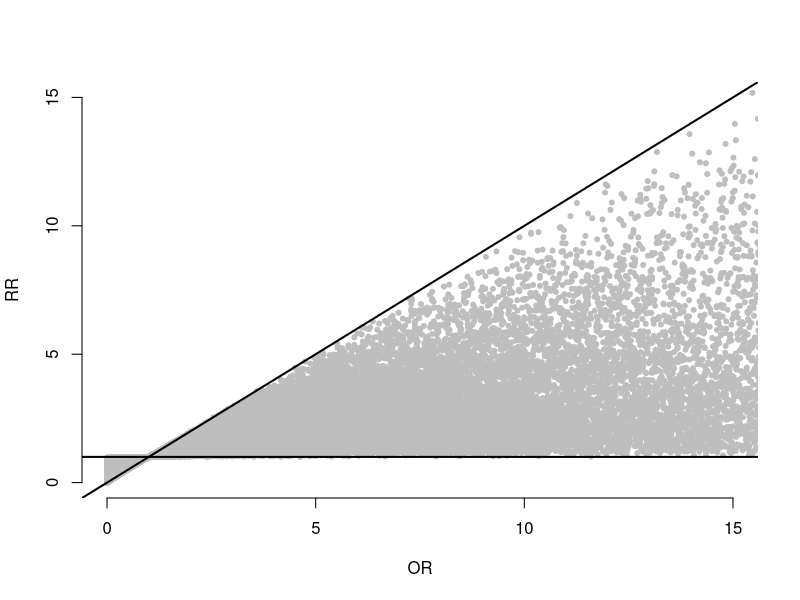
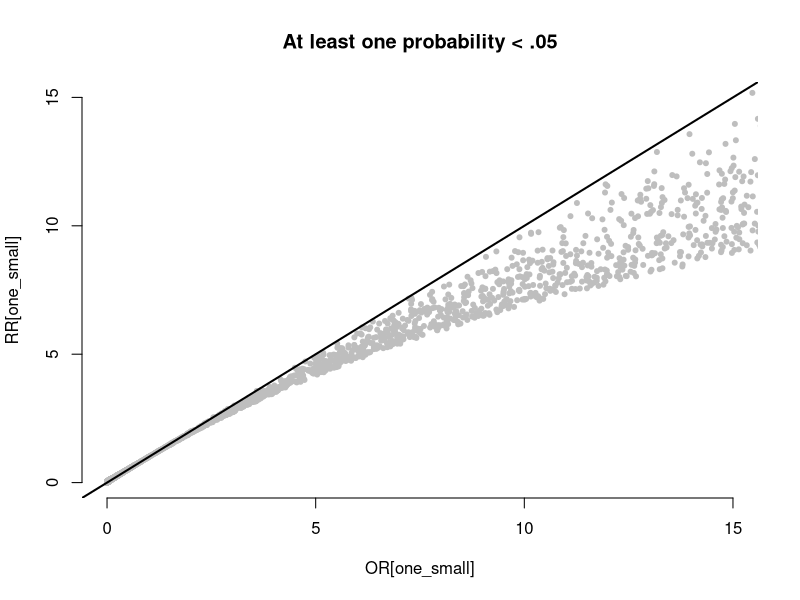
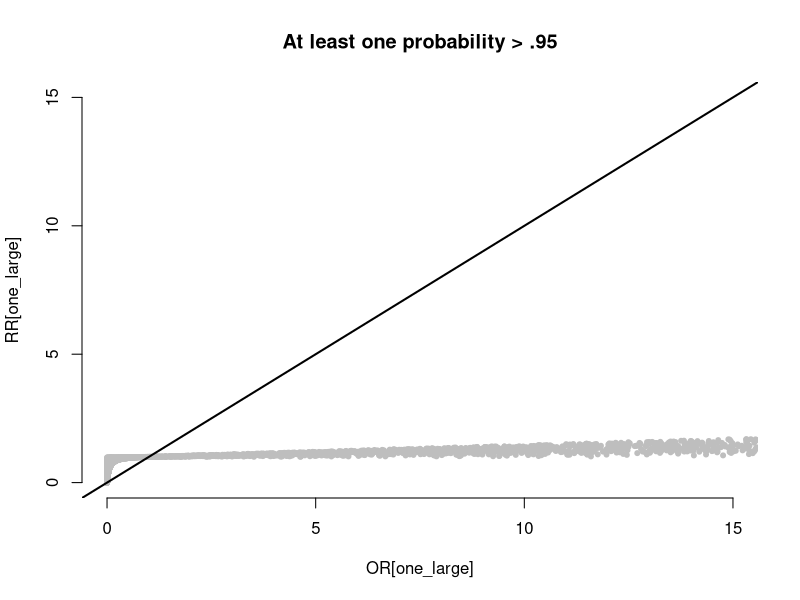
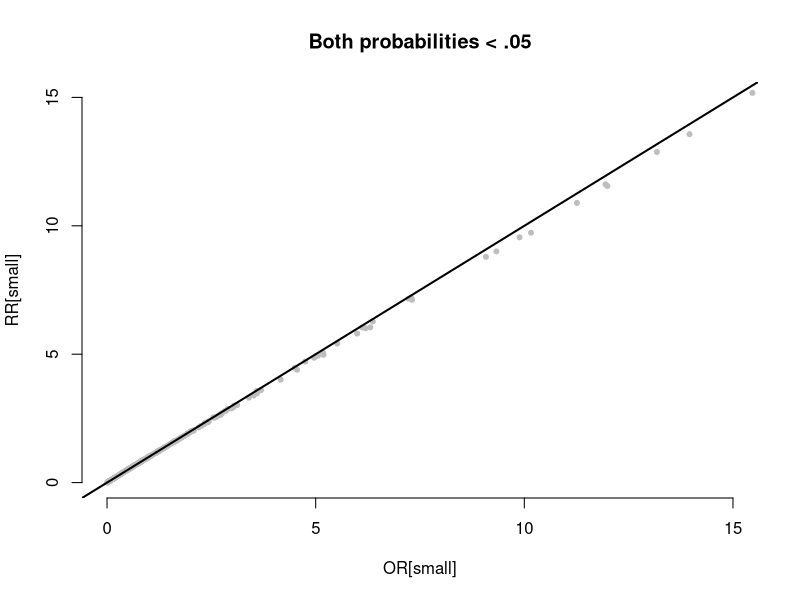

These charts were generated, in order, by the following R code:
## ---- chunk 1
knitr::opts_chunk$set(echo = TRUE, dev.args=list(bg="transparent"))
## ---- chunk 2
# generate probabilities
probs1 <- runif(100000)
probs2 <- runif(100000)

# calculate RR and OR
RR <- probs1/probs2
OR <- (probs1/(1-probs1))/(probs2/(1-probs2))

plot(OR, RR, xlim=c(0,15), ylim=c(0,15), pch=20, col="grey", bty="n")
abline(0,1, col="black", lwd=2)
abline(1,0, col="black", lwd=2)
## ---- chunk 3
one_small <- probs1 < .05 | probs2 < .05

plot(OR[one_small], RR[one_small], xlim=c(0,15), ylim=c(0,15), pch=20, 
     col="grey", bty="n", main="At least one probability < .05")
abline(0,1, col="black", lwd=2)
## ---- chunk 4
one_large <- probs1 > .95 | probs2 > .95

plot(OR[one_large], RR[one_large], xlim=c(0,15), ylim=c(0,15), pch=20, 
     col="grey", bty="n", main="At least one probability > .95")
abline(0,1, col="black", lwd=2)
## ---- chunk 5
small <- probs1 < .05 & probs2 < .05

plot(OR[small], RR[small], xlim=c(0,15), ylim=c(0,15), pch=20, 
     col="grey", bty="n", main="Both probabilities < .05")
abline(0,1, col="black", lwd=2)
